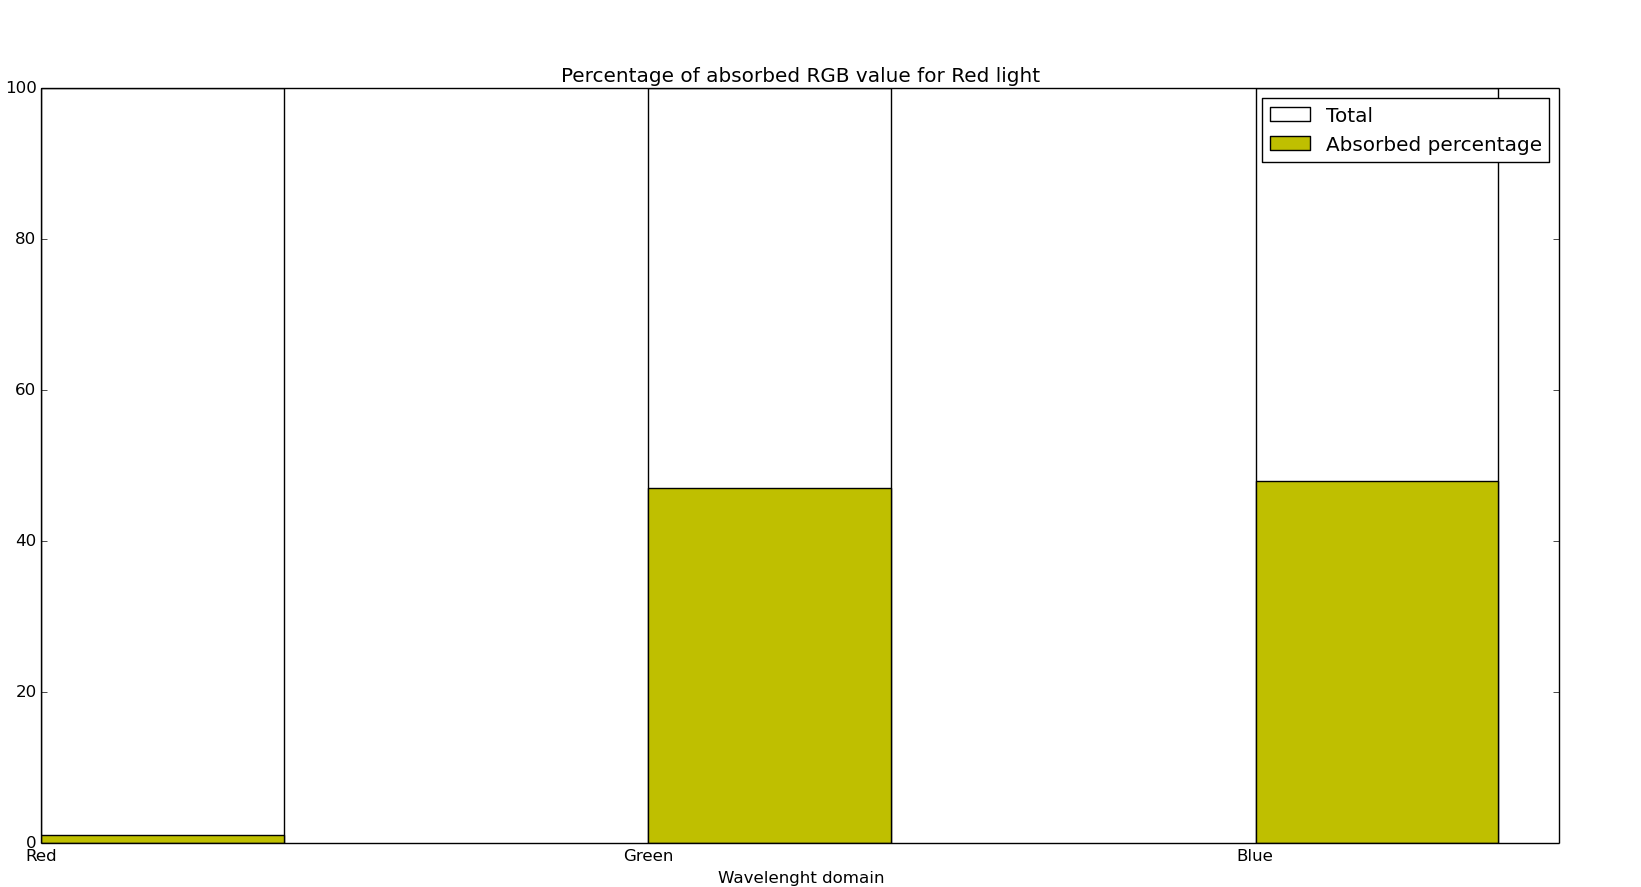

Recreate this plot in Python.
# a stacked bar plot with errorbars
import numpy as np
import matplotlib.pyplot as plt

#paramètres utilisés sur chaque graph
N = 3
total = (100, 100, 100)
ind = np.arange(N)    
width = 0.40
fig = plt.figure()
fig.subplots_adjust(bottom=0.05, left=0.025, top = 0.9, right=0.95)     
tot = plt.bar(ind, total, width, color='w')

#pourcentage de RGB absorbé en lumière rouge
rouge = (1, 47,48)
R = plt.bar(ind, rouge, width, color = 'y')
plt.ylabel("Percentage")
plt.xlabel('Wavelenght domain')
plt.title('Percentage of absorbed RGB value for Red light')
plt.xticks(ind, ('Red', 'Green', 'Blue'))
plt.legend((tot[0], R[0]), ('Total', 'Absorbed percentage'))


plt.show()
